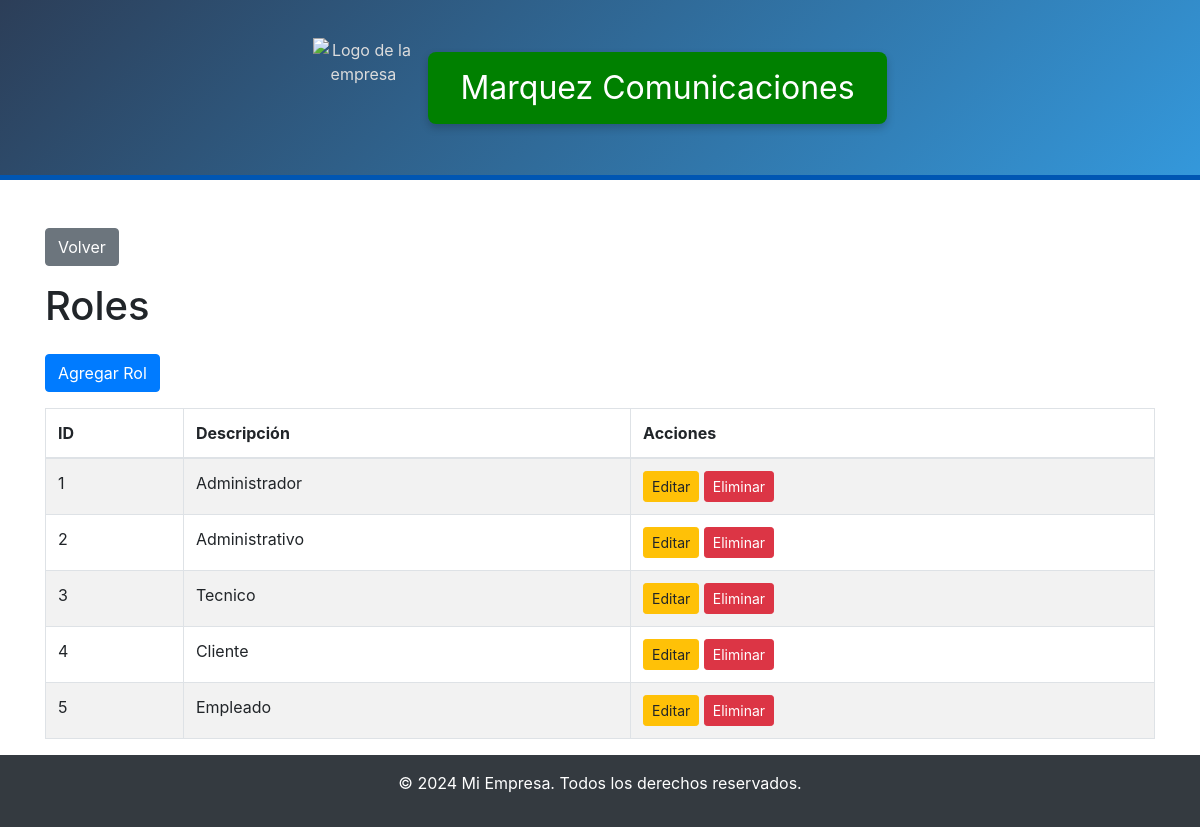
Page /administrador/roles/index.php on the committed database.
### tables this page shows
CREATE TABLE `roles` (
  `id_roles` int(11) NOT NULL,
  `nombre` varchar(255) NOT NULL
);

### administrador/roles/index.php (the view, shortened to what this page needs)
<?php
include '../../base_datos/db.php';
$query = "SELECT * FROM roles";
$result = mysqli_query($conn, $query);
?>
<?php include('../../includes/header.php'); ?>
<div class="container mt-5">
    <a href="../administrador.php" class="btn btn-secondary mb-3">Volver</a>
    <h1 class="mb-4">Roles</h1>
    <a href="create.php" class="btn btn-primary mb-3">Agregar Rol</a>
    <table class="table table-striped table-bordered">
        <thead>
            <tr>
                <th>ID</th>
                <th>Descripción</th>
                <th>Acciones</th>
            </tr>
        </thead>
        <tbody>
            <?php while ($row = mysqli_fetch_assoc($result)) { ?>
            <tr>
                <td><?php echo htmlspecialchars($row['id_roles']); ?></td>
                <td><?php echo htmlspecialchars($row['nombre']); ?></td>
                <td>
                    <a href="edit.php?id_roles=<?php echo htmlspecialchars($row['id_roles']); ?>" class="btn btn-warning btn-sm">Editar</a>
                    <a href="delete.php?id_roles=<?php echo htmlspecialchars($row['id_roles']); ?>" class="btn btn-danger btn-sm">Eliminar</a>
                </td>
            </tr>
            <?php } ?>
        </tbody>
    </table>
</div>
<?php include('../../includes/footer.php'); ?>

### includes/header.php (style rules this page uses)
body { padding-top: 180px; }

### rows in the picture
roles: id_roles "1", nombre "Administrador"
roles: id_roles "2", nombre "Administrativo"
roles: id_roles "3", nombre "Tecnico"
roles: id_roles "4", nombre "Cliente"
roles: id_roles "5", nombre "Empleado"
